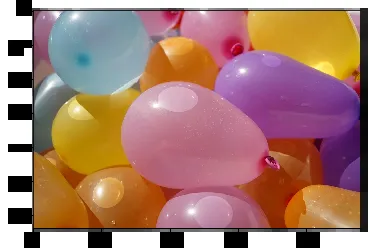
#> input picture Balloons_detection/input/b.jpg, 370 x 252 px, found by its file name
$ python main.py
#> lines starting #> are read from the running program, lines starting #| are printed output that depends on the picture; after the words box and inside, x2 and y2 are one past the last pixel; in counts of white or black regions, pixels touching at a corner belong together
import cv2
import numpy as np

image=cv2.imread("Balloons_detection/input/b.jpg")
#> image is the input picture: shape (252, 370, 3); mean B, G, R 115.8, 128, 169.2
image_HSV=cv2.cvtColor(image, cv2.COLOR_BGR2HSV)
#> image_HSV: shape (252, 370, 3); mean H, S, V 76.3, 112.7, 173.8
lower_hue = np.array([15,40,50])
upper_hue = np.array([24,255,255])
mask = cv2.inRange(image_HSV, lower_hue, upper_hue)
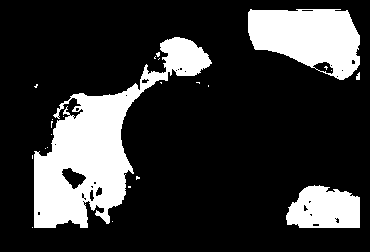
#> mask: shape (252, 370); 21% white; 24 white regions (20 under 20 px), largest, box (x1, y1, x2, y2) and area: (34, 37, 212, 228) 11376, (248, 9, 360, 80) 5584, (286, 185, 360, 228) 2527, (356, 72, 360, 80) 24
result=cv2.bitwise_and(image,image,mask=mask)
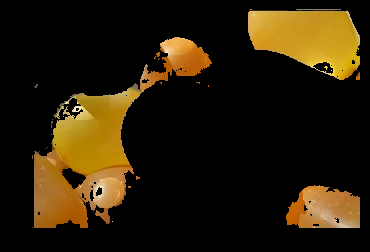
#> result: shape (252, 370, 3); mean B, G, R 8.5, 29, 40.3

cv2.imwrite("Balloons_detection/output/result2.jpg",result)
cv2.waitKey()
